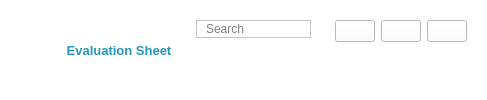
            <widget class="QWidget" name="UpperPartOnTDLProductivity_2" native="true">
             <property name="styleSheet">
              <string notr="true">background-color: white;</string>
             </property>
             <layout class="QHBoxLayout" name="horizontalLayout_58">
              <item alignment="Qt::AlignLeft">
               <widget class="QWidget" name="MenuButtonMiscOnTDLProductivity_2" native="true">
                <layout class="QHBoxLayout" name="horizontalLayout_59">
                 <item>
                  <widget class="QPushButton" name="MenuButtonOnTDLProductivity_2">
                   <property name="cursor">
                    <cursorShape>PointingHandCursor</cursorShape>
                   </property>
                   <property name="styleSheet">
                    <string notr="true">:hover{
background-color: #2596be;
}</string>
                   </property>
                   <property name="text">
                    <string/>
                   </property>
                   <property name="icon">
                    <iconset resource="../IconsResources.qrc">
                     <normaloff>:/Icons/Icons/menu.svg</normaloff>:/Icons/Icons/menu.svg</iconset>
                   </property>
                   <property name="iconSize">
                    <size>
                     <width>32</width>
                     <height>32</height>
                    </size>
                   </property>
                   <property name="flat">
                    <bool>true</bool>
                   </property>
                  </widget>
                 </item>
                 <item>
                  <widget class="QLabel" name="LabelforMenuOnTDLProductivity_2">
                   <property name="font">
                    <font>
                     <pointsize>10</pointsize>
                     <weight>75</weight>
                     <italic>false</italic>
                     <bold>true</bold>
                    </font>
                   </property>
                   <property name="styleSheet">
                    <string notr="true">color : #2596be;
font: bold;
</string>
                   </property>
                   <property name="text">
                    <string>Evaluation Sheet</string>
                   </property>
                   <property name="alignment">
                    <set>Qt::AlignCenter</set>
                   </property>
                  </widget>
                 </item>
                </layout>
               </widget>
              </item>
              <item alignment="Qt::AlignHCenter">
               <widget class="QWidget" name="SearchBarMiscOnTDLProductivity_2" native="true">
                <layout class="QHBoxLayout" name="horizontalLayout_60">
                 <item alignment="Qt::AlignHCenter|Qt::AlignTop">
                  <widget class="QFrame" name="BlockforSearchOnTDLProductivity_2">
                   <property name="styleSheet">
                    <string notr="true">#BlockforSearchOnTDLProductivity{
border: 2px solid lightblue;
border-radius: 5px;
}
</string>
                   </property>
                   <property name="frameShape">
                    <enum>QFrame::StyledPanel</enum>
                   </property>
                   <property name="frameShadow">
                    <enum>QFrame::Raised</enum>
                   </property>
                   <layout class="QHBoxLayout" name="horizontalLayout_61" stretch="0,0">
                    <property name="spacing">
                     <number>0</number>
                    </property>
                    <property name="sizeConstraint">
                     <enum>QLayout::SetDefaultConstraint</enum>
                    </property>
                    <property name="leftMargin">
                     <number>0</number>
                    </property>
                    <property name="topMargin">
                     <number>0</number>
                    </property>
                    <property name="rightMargin">
                     <number>0</number>
                    </property>
                    <property name="bottomMargin">
                     <number>0</number>
                    </property>
                    <item>
                     <widget class="QLabel" name="SearchIconOnTDLProductivity_2">
                      <property name="text">
                       <string/>
                      </property>
                      <property name="pixmap">
                       <pixmap resource="../IconsResources.qrc">:/Icons/Icons/search.svg</pixmap>
                      </property>
                     </widget>
                    </item>
                    <item>
                     <widget class="QLineEdit" name="FeildForSearchOnTDLProductivity_2">
                      <property name="styleSheet">
                       <string notr="true">border-radius:5px;
background: transparent;</string>
                      </property>
                      <property name="placeholderText">
                       <string>Search</string>
                      </property>
                     </widget>
                    </item>
                   </layout>
                  </widget>
                 </item>
                </layout>
               </widget>
              </item>
              <item alignment="Qt::AlignRight|Qt::AlignTop">
               <widget class="QWidget" name="UserButtonMiscOnTDLProductivity_2" native="true">
                <layout class="QHBoxLayout" name="horizontalLayout_50">
                 <item>
                  <widget class="QPushButton" name="pushButton_26">
                   <property name="styleSheet">
                    <string notr="true">:hover{
border-radius:5px;
background-color: #2596be;
padding:15px;

}
</string>
                   </property>
                   <property name="text">
                    <string/>
                   </property>
                   <property name="icon">
                    <iconset resource="../IconsResources.qrc">
                     <normaloff>:/Icons/Icons/sun.svg</normaloff>:/Icons/Icons/sun.svg</iconset>
                   </property>
                   <property name="iconSize">
                    <size>
                     <width>32</width>
                     <height>32</height>
                    </size>
                   </property>
                  </widget>
                 </item>
                 <item>
                  <widget class="QPushButton" name="NotificationIconOnTDLProductivity_2">
                   <property name="cursor">
                    <cursorShape>PointingHandCursor</cursorShape>
                   </property>
                   <property name="styleSheet">
                    <string notr="true">:hover{
border-radius:5px;
background-color: #2596be;
padding:15px;

}
</string>
                   </property>
                   <property name="text">
                    <string/>
                   </property>
                   <property name="icon">
                    <iconset resource="../IconsResources.qrc">
                     <normaloff>:/Icons/Icons/bell.svg</normaloff>:/Icons/Icons/bell.svg</iconset>
                   </property>
                   <property name="iconSize">
                    <size>
                     <width>30</width>
                     <height>30</height>
                    </size>
                   </property>
                  </widget>
                 </item>
                 <item>
                  <widget class="QPushButton" name="UserIconOnTDLProductivity_2">
                   <property name="cursor">
                    <cursorShape>PointingHandCursor</cursorShape>
                   </property>
                   <property name="styleSheet">
                    <string notr="true">:hover{
border-radius:5px;
background-color: #2596be;
padding:15px;

}
</string>
                   </property>
                   <property name="text">
                    <string/>
                   </property>
                   <property name="icon">
                    <iconset resource="../IconsResources.qrc">
                     <normaloff>:/Icons/Icons/user.svg</normaloff>:/Icons/Icons/user.svg</iconset>
                   </property>
                   <property name="iconSize">
                    <size>
                     <width>32</width>
                     <height>32</height>
                    </size>
                   </property>
                  </widget>
                 </item>
                </layout>
               </widget>
              </item>
             </layout>
            </widget>
